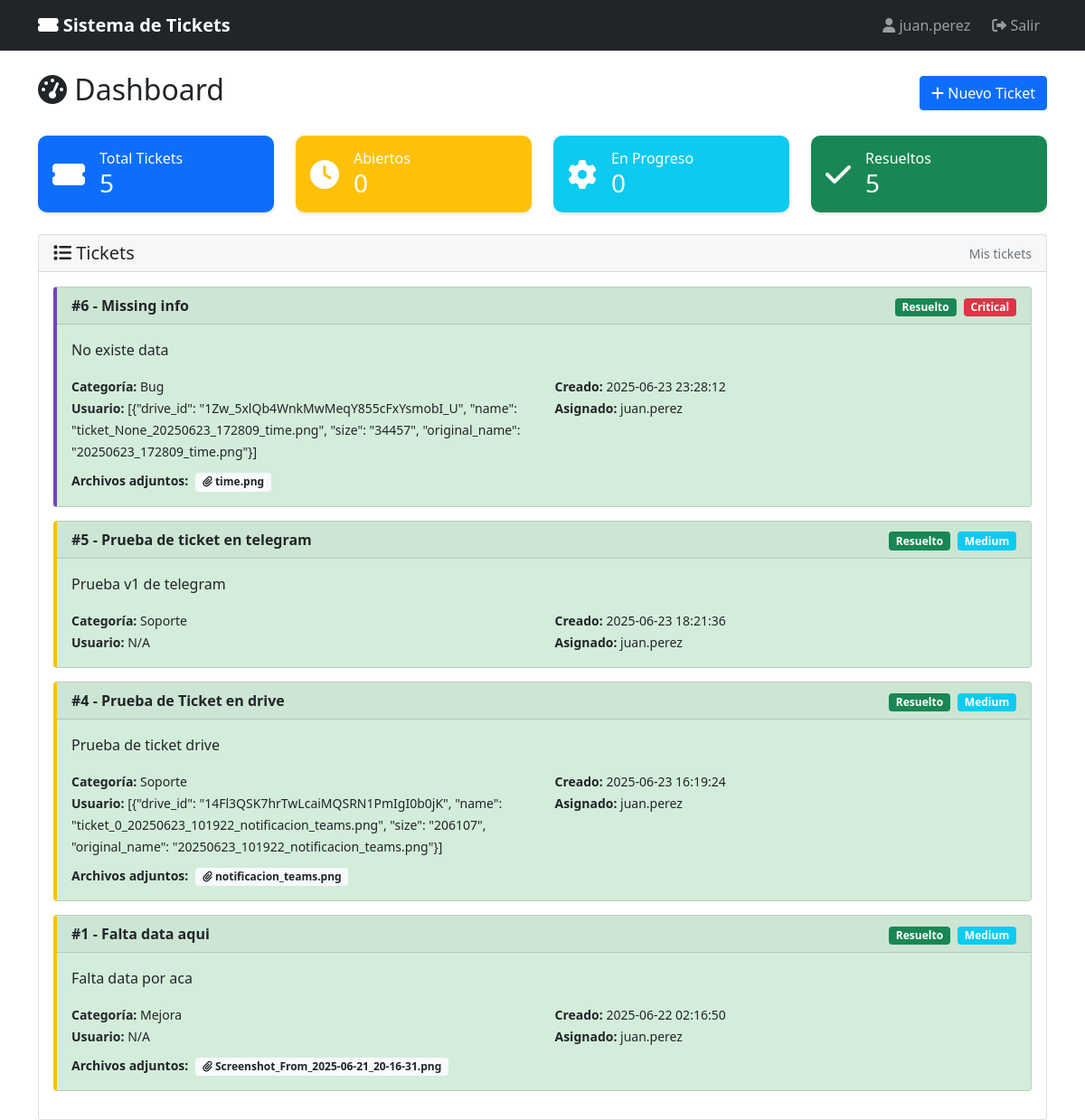
/dashboard (signed in), run on the app's committed database.
### tables this page shows
CREATE TABLE users (
                id INTEGER PRIMARY KEY AUTOINCREMENT,
                username TEXT UNIQUE NOT NULL,
                email TEXT NOT NULL,
                is_active BOOLEAN DEFAULT 1,
                is_developer BOOLEAN DEFAULT 0,
                created_at TIMESTAMP DEFAULT CURRENT_TIMESTAMP
            );

CREATE TABLE tickets (
                id INTEGER PRIMARY KEY AUTOINCREMENT,
                title TEXT NOT NULL,
                description TEXT NOT NULL,
                category TEXT NOT NULL,
                priority TEXT NOT NULL,
                status TEXT DEFAULT 'Abierto',
                user_id INTEGER,
                assigned_to INTEGER,
                created_at TIMESTAMP DEFAULT CURRENT_TIMESTAMP,
                updated_at TIMESTAMP DEFAULT CURRENT_TIMESTAMP,
                resolved_at TIMESTAMP,
                attachments TEXT, drive_attachments TEXT,
                FOREIGN KEY (user_id) REFERENCES users (id),
                FOREIGN KEY (assigned_to) REFERENCES users (id)
            );

### app_simple.py (the view)
@app.route('/dashboard')
def dashboard():
    if 'user_id' not in session:
        flash('Debes iniciar sesión primero', 'warning')
        return redirect(url_for('index'))
    user_id = session['user_id']
    is_developer = session['is_developer']
    tickets = ticket_system.get_tickets(user_id, is_developer)
    stats = ticket_system.get_statistics()
    system_status = ticket_system.get_system_status()
    recent_notifications = ticket_system.get_recent_notifications(5)
    return render_template('dashboard.html',
                         tickets=tickets,
                         stats=stats,
                         system_status=system_status,
                         notifications=recent_notifications,
                         user={'id': user_id, 'username': session['username'], 'is_developer': is_developer})

### app_simple.py (called while the page is built)
@app.template_filter('from_json')
def from_json_filter(value):
    if value:
        try:
            return json.loads(value)
        except:
            return []
    return []

    def get_system_status(self):
        status = {
            'database': 'OK',
            'google_drive': 'Desconectado',
            'telegram': 'Desconectado',
            'notifications': 'Archivo Log'
        }
        if self.drive_manager and self.drive_manager.authenticated:
            status['google_drive'] = 'Conectado'
        if TELEGRAM_AVAILABLE:
            status['telegram'] = 'Disponible'
        return status

    def get_recent_notifications(self, limit=10):
        try:
            if os.path.exists('notifications.log'):
                with open('notifications.log', 'r', encoding='utf-8') as f:
                    lines = f.readlines()
                    return lines[-limit:] if len(lines) > limit else lines
            return []
        except Exception as e:
            print(f"Error leyendo notificaciones: {e}")
            return []

### templates/dashboard.html (shortened to what this page needs)
<!DOCTYPE html>
<html lang="es">
<head>
    <link href="https://cdn.jsdelivr.net/npm/bootstrap@5.1.3/dist/css/bootstrap.min.css" rel="stylesheet">
    <link href="https://cdnjs.cloudflare.com/ajax/libs/font-awesome/6.0.0/css/all.min.css" rel="stylesheet">
</head>
<body>
    <nav class="navbar navbar-expand-lg navbar-dark bg-dark">
        <div class="container">
            <a class="navbar-brand" href="#">
                <i class="fas fa-ticket-alt"></i> Sistema de Tickets
            </a>
            <div class="navbar-nav ms-auto">
                <span class="navbar-text me-3">
                    <i class="fas fa-user"></i> {{ user.username }}
                </span>
                <a class="nav-link" href="/logout">
                    <i class="fas fa-sign-out-alt"></i> Salir
                </a>
            </div>
        </div>
    </nav>
    <div class="container mt-4">
        <div class="d-flex justify-content-between align-items-center mb-4">
            <h2>
                <i class="fas fa-tachometer-alt"></i> Dashboard
            </h2>
            <a href="/new_ticket" class="btn btn-primary">
                <i class="fas fa-plus"></i> Nuevo Ticket
            </a>
        </div>
        <div class="row mb-4">
            <div class="col-md-3">
                <div class="card stats-card bg-primary text-white">
                    <div class="card-body">
                        <div class="d-flex align-items-center">
                            <i class="fas fa-ticket-alt fa-2x me-3"></i>
                            <div>
                                <h6 class="card-title mb-0">Total Tickets</h6>
                                <h3 class="mb-0">{{ stats.total_tickets }}</h3>
                            </div>
                        </div>
                    </div>
                </div>
            </div>
            <div class="col-md-3">
                <div class="card stats-card bg-warning text-white">
                    <div class="card-body">
                        <div class="d-flex align-items-center">
                            <i class="fas fa-clock fa-2x me-3"></i>
                            <div>
                                <h6 class="card-title mb-0">Abiertos</h6>
                                <h3 class="mb-0">{{ stats.open_tickets }}</h3>
                            </div>
                        </div>
                    </div>
                </div>
            </div>
            <div class="col-md-3">
                <div class="card stats-card bg-info text-white">
                    <div class="card-body">
                        <div class="d-flex align-items-center">
                            <i class="fas fa-cog fa-2x me-3"></i>
                            <div>
                                <h6 class="card-title mb-0">En Progreso</h6>
                                <h3 class="mb-0">{{ stats.in_progress_tickets }}</h3>
                            </div>
                        </div>
                    </div>
                </div>
            </div>
            <div class="col-md-3">
                <div class="card stats-card bg-success text-white">
                    <div class="card-body">
                        <div class="d-flex align-items-center">
                            <i class="fas fa-check fa-2x me-3"></i>
                            <div>
                                <h6 class="card-title mb-0">Resueltos</h6>
                                <h3 class="mb-0">{{ stats.resolved_tickets }}</h3>
                            </div>
                        </div>
                    </div>
                </div>
            </div>
        </div>
        <div class="card">
            <div class="card-header d-flex justify-content-between align-items-center">
                <h5 class="mb-0"><i class="fas fa-list"></i> Tickets</h5>
                {% if user.is_developer %}
                <small class="text-muted">Vista de desarrollador - Todos los tickets</small>
                {% else %}
                <small class="text-muted">Mis tickets</small>
                {% endif %}
            </div>
            <div class="card-body">
                {% if tickets %}
                    {% for ticket in tickets %}
                    <div class="card ticket-card priority-{{ ticket[4].lower() }} status-{{ ticket[5].lower().replace(' ', '-') }}">
                        <div class="card-header d-flex justify-content-between align-items-center">
                            <strong>
                                <a href="/view_ticket/{{ ticket[0] }}" class="text-decoration-none text-dark">
                                    #{{ ticket[0] }} - {{ ticket[1] }}
                                </a>
                            </strong>
                            <div>
                                <span class="badge bg-{{ 'success' if ticket[5] == 'Resuelto' else 'warning' if ticket[5] == 'En Progreso' else 'secondary' }}">
                                    {{ ticket[5] }}
                                </span>
                                <span class="badge bg-{{ 'danger' if ticket[4] == 'Critical' else 'warning' if ticket[4] == 'High' else 'info' if ticket[4] == 'Medium' else 'secondary' }} ms-1">
                                    {{ ticket[4] }}
                                </span>
                            </div>
                        </div>
                        <div class="card-body">
                            <p class="card-text">{{ ticket[2][:150] }}{% if ticket[2]|length > 150 %}...{% endif %}</p>
                            <div class="row">
                                <div class="col-md-6">
                                    <small><strong>Categoría:</strong> {{ ticket[3] }}</small><br>
                                    <small><strong>Usuario:</strong> {{ ticket[12] or 'N/A' }}</small>
                                </div>
                                <div class="col-md-6">
                                    <small><strong>Creado:</strong> {{ ticket[8] }}</small><br>
                                    <small><strong>Asignado:</strong> {{ ticket[13] or 'Sin asignar' }}</small>
                                </div>
                            </div>
                            {% if ticket[11] %}
                            <div class="mt-2">
                                <small><strong>Archivos adjuntos:</strong></small>
                                {% set attachments = ticket[11]|from_json %}
                                {% if attachments %}
                                    {% for attachment in attachments %}
                                    <a href="/download_attachment/{{ ticket[0] }}/{{ attachment }}" class="badge bg-light text-dark ms-1 text-decoration-none" title="Descargar {{ attachment }}">
                                        <i class="fas fa-paperclip"></i> {{ attachment.split('_', 2)[-1] if '_' in attachment else attachment }}
                                    </a>
                                    {% endfor %}
                                {% endif %}
                            </div>
                            {% endif %}
                        </div>
                    </div>
                    {% endfor %}
                {% endif %}
            </div>
        </div>
    </div>
</body>
</html>

### templates/dashboard.html (style rules this page uses)
.ticket-card { border-left: 4px solid #007bff; transition: transform 0.2s; margin-bottom: 15px; }
.priority-medium { border-left-color: #ffc107; }
.priority-critical { border-left-color: #6f42c1; }
.status-resuelto { background-color: #d4edda; }
.navbar-brand { font-weight: bold; }
.stats-card { border-radius: 10px; border: none; box-shadow: 0 2px 4px rgba(0,0,0,0.1); }

### data on the page
users: username "juan.perez"
tickets: id "6", title "Missing info", status "Resuelto", priority "Critical", description "No existe data", category "Bug", drive_attachments "[{\"drive_id\": \"1Zw_5xlQb4WnkMwMeqY855cFxYsmobI_U\", \"name\": \"ticket_None_20250623_172809_time.png\", \"size\": \"34457\", \"original_name\": \"20250623_172809_time.png\"}]", created_at "2025-06-23 23:28:12", username "juan.perez", attachment "time.png"
tickets: id "5", title "Prueba de ticket en telegram", status "Resuelto", priority "Medium", description "Prueba v1 de telegram", category "Soporte", ticket "N/A", created_at "2025-06-23 18:21:36", username "juan.perez"
tickets: id "4", title "Prueba de Ticket en drive", status "Resuelto", priority "Medium", description "Prueba de ticket drive", category "Soporte", drive_attachments "[{\"drive_id\": \"14Fl3QSK7hrTwLcaiMQSRN1PmIgI0b0jK\", \"name\": \"ticket_0_20250623_101922_notificacion_teams.png\", \"size\": \"206107\", \"original_name\": \"20250623_101922_notificacion_teams.png\"}]", created_at "2025-06-23 16:19:24", username "juan.perez", attachment "notificacion_teams.png"
tickets: id "1", title "Falta data aqui", status "Resuelto", priority "Medium", description "Falta data por aca", category "Mejora", ticket "N/A", created_at "2025-06-22 02:16:50", username "juan.perez", attachment "Screenshot_From_2025-06-21_20-16-31.png"

### other printed values
{{ stats.total_tickets }} "5"
{{ stats.open_tickets }} "0"
{{ stats.in_progress_tickets }} "0"
{{ stats.resolved_tickets }} "5"
